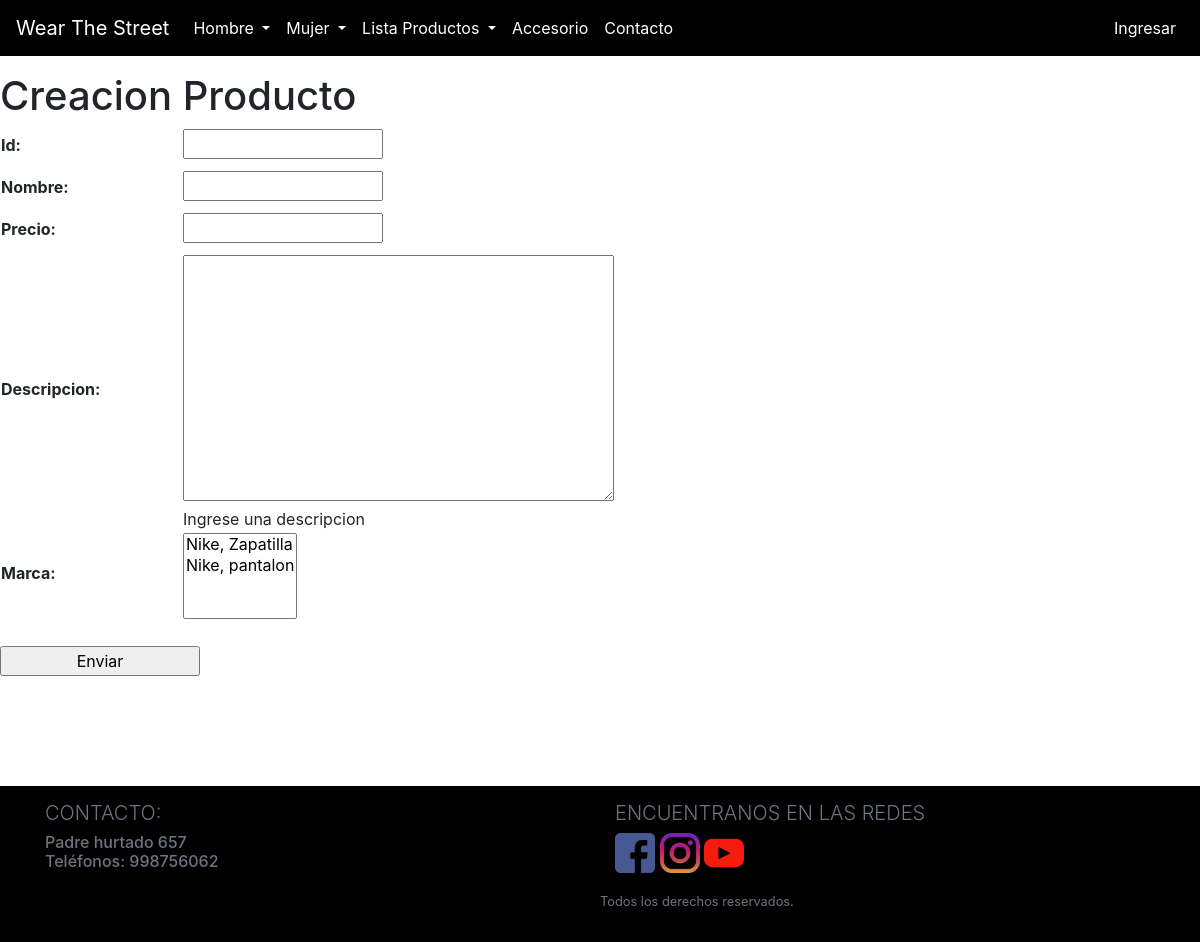
The app's page /catalogo/producto/create/, older data.
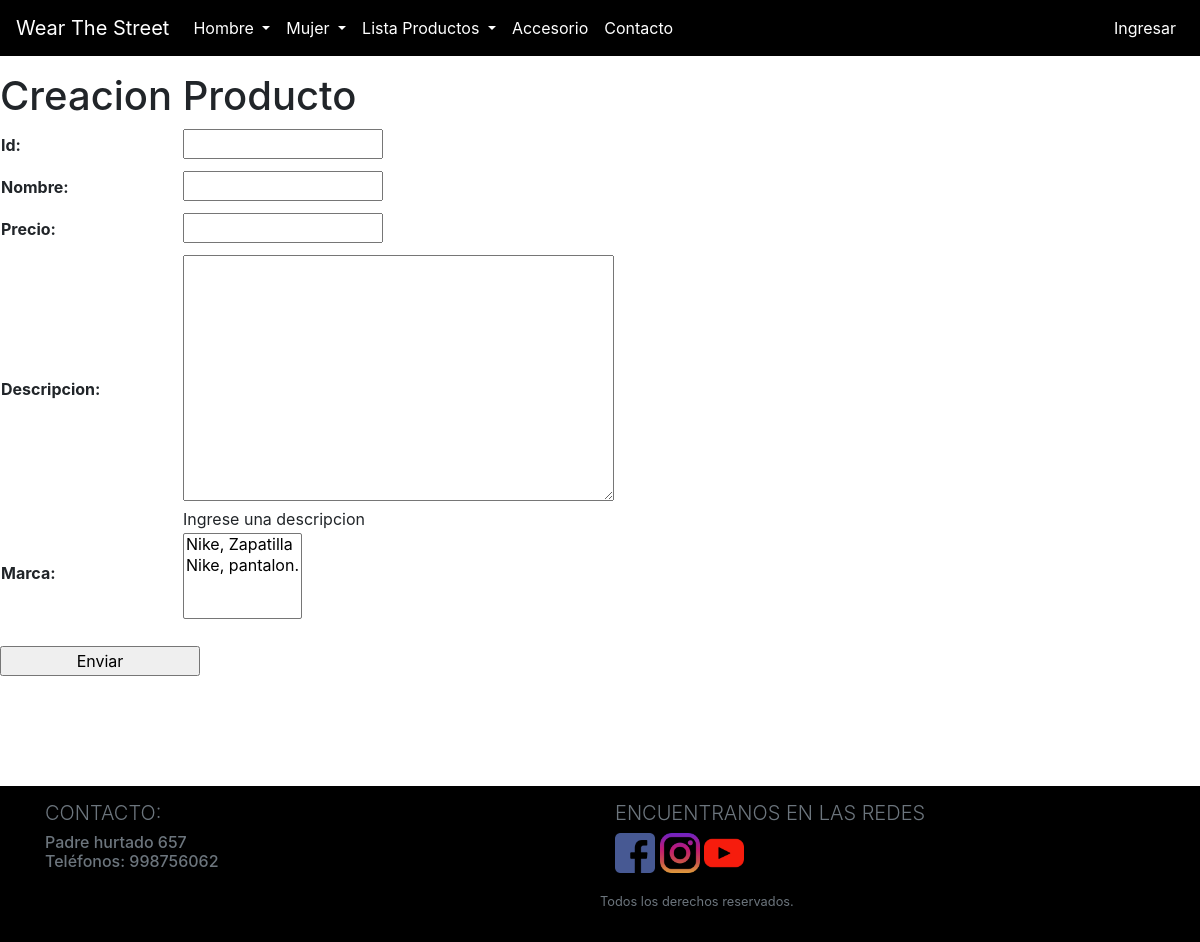
The same page, newer data.
### catalogo/models.py (models this page shows, shortened)
class Marca(models.Model):
        marca = models.CharField(max_length=100, help_text='Ingrese la marca y el tipo de producto EJ: Nike, Zapatilla; adidas, poleron')
        def __str__(self):
	        return self.marca

### catalogo/views.py (the view)
# urls.py: path('producto/create/', views.ProductoCreate.as_view(), name='producto_create'),
class ProductoCreate(CreateView):
    model = Producto
    fields='__all__'

### catalogo/templates/catalogo/producto_form.html (shortened to what this page needs)
{% extends "base_generic.html" %}
{% block content%}
<h1>Creacion Producto</h1>
<form action ="" method="post">
    <table>
        {{form.as_table}}
    </table>
    <div class="container">
        <div>
          <br>
        </div>
    </div>
    <input type="submit" value ="Enviar">
</form>
<div style="margin-left:20px;margin-top:20px">
    <div class="container">
        <div>
          <br>
          <br>
          <br>
          <br>
        </div>
    </div>
    </div>
{%endblock%}

Row changes from the older to the newer data that the page shows:
changed through a linked row, Marca: marca "Nike, Zapatilla / Nike, pantalon" → "Nike, Zapatilla / Nike, pantalon."
